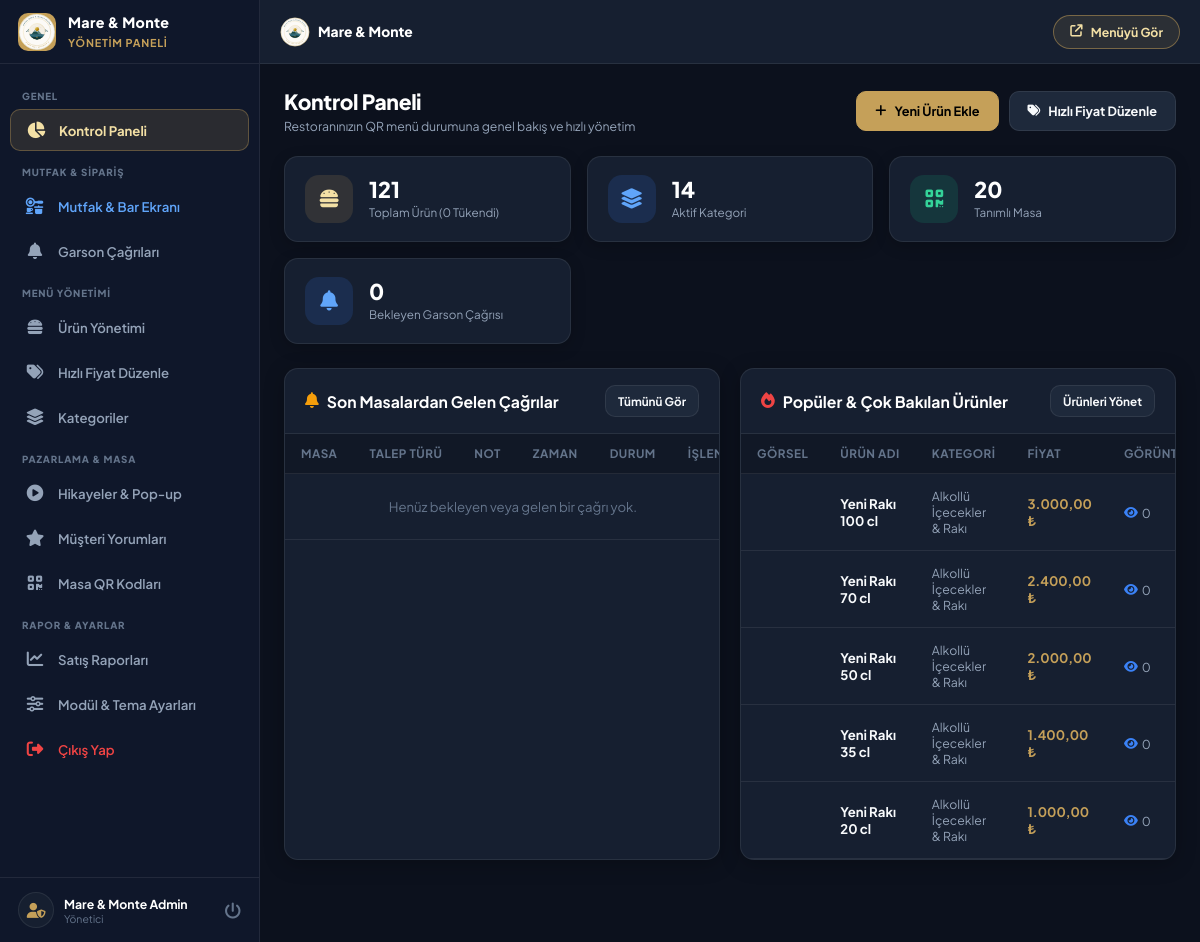
The page /admin/index.php (signed in) on the database its author committed.
### tables this page shows
CREATE TABLE products (
        id INTEGER PRIMARY KEY AUTOINCREMENT,
        category_id INT NOT NULL,
        name VARCHAR(200) NOT NULL,
        description TEXT,
        name_en VARCHAR(200) DEFAULT '',
        desc_en TEXT,
        name_ar VARCHAR(200) DEFAULT '',
        desc_ar TEXT,
        name_ru VARCHAR(200) DEFAULT '',
        desc_ru TEXT,
        name_de VARCHAR(200) DEFAULT '',
        desc_de TEXT,
        price DECIMAL(10,2) NOT NULL DEFAULT 0.00,
        old_price DECIMAL(10,2) DEFAULT NULL,
        image VARCHAR(255) DEFAULT '',
        badge VARCHAR(50) DEFAULT '',
        calories INT DEFAULT 0,
        prep_time INT DEFAULT 15,
        allergens VARCHAR(255) DEFAULT '',
        is_available INT DEFAULT 1,
        is_featured INT DEFAULT 0,
        sort_order INT DEFAULT 0,
        view_count INT DEFAULT 0,
        created_at DATETIME DEFAULT CURRENT_TIMESTAMP
    );

CREATE TABLE categories (
        id INTEGER PRIMARY KEY AUTOINCREMENT,
        name VARCHAR(150) NOT NULL,
        slug VARCHAR(150),
        icon VARCHAR(100) DEFAULT 'utensils',
        image VARCHAR(255) DEFAULT '',
        name_en VARCHAR(150) DEFAULT '',
        name_ar VARCHAR(150) DEFAULT '',
        name_ru VARCHAR(150) DEFAULT '',
        name_de VARCHAR(150) DEFAULT '',
        sort_order INT DEFAULT 0,
        is_active INT DEFAULT 1,
        created_at DATETIME DEFAULT CURRENT_TIMESTAMP
    );

### config.php (called while the page is built, shortened)
<?php
function formatPrice($price, $currency = '₺') {
    return number_format((float)$price, 2, ',', '.') . ' ' . $currency;
}

### admin/index.php (the view, shortened to what this page needs)
<?php
require_once __DIR__ . '/header.php';
try {
    $totalProducts = $pdo->query("SELECT COUNT(*) FROM products")->fetchColumn();
    $outOfStock = $pdo->query("SELECT COUNT(*) FROM products WHERE is_available = 0")->fetchColumn();
    $totalCategories = $pdo->query("SELECT COUNT(*) FROM categories")->fetchColumn();
    $totalTables = $pdo->query("SELECT COUNT(*) FROM tables")->fetchColumn();
    $pendingCalls = $pdo->query("SELECT COUNT(*) FROM waiter_calls WHERE status = 'pending'")->fetchColumn();
    $stmtRecentCalls = $pdo->query("SELECT * FROM waiter_calls ORDER BY created_at DESC LIMIT 6");
    $recentCalls = $stmtRecentCalls->fetchAll();
    $stmtPopular = $pdo->query("SELECT p.*, c.name as cat_name FROM products p LEFT JOIN categories c ON p.category_id = c.id ORDER BY p.view_count DESC, p.id DESC LIMIT 5");
    $popularProducts = $stmtPopular->fetchAll();
} catch (Exception $e) {
    $totalProducts = $outOfStock = $totalCategories = $totalTables = $pendingCalls = 0;
    $recentCalls = [];
    $popularProducts = [];
}
?>
<div class="page-header">
    <div class="page-title">
        <h1>Kontrol Paneli</h1>
        <p>Restoranınızın QR menü durumuna genel bakış ve hızlı yönetim</p>
    </div>
    <div style="display: flex; gap: 10px;">
        <a href="products.php" class="btn btn-primary">
            <i class="fas fa-plus"></i> Yeni Ürün Ekle
        </a>
        <a href="quick-price.php" class="btn btn-secondary">
            <i class="fas fa-tags"></i> Hızlı Fiyat Düzenle
        </a>
    </div>
</div>
<div class="stats-grid">
    <div class="stat-card">
        <div class="stat-icon primary">
            <i class="fas fa-burger"></i>
        </div>
        <div class="stat-data">
            <h3><?php echo $totalProducts; ?></h3>
            <span>Toplam Ürün (<?php echo $outOfStock; ?> Tükendi)</span>
        </div>
    </div>
    <div class="stat-card">
        <div class="stat-icon info">
            <i class="fas fa-layer-group"></i>
        </div>
        <div class="stat-data">
            <h3><?php echo $totalCategories; ?></h3>
            <span>Aktif Kategori</span>
        </div>
    </div>
    <div class="stat-card">
        <div class="stat-icon success">
            <i class="fas fa-qrcode"></i>
        </div>
        <div class="stat-data">
            <h3><?php echo $totalTables; ?></h3>
            <span>Tanımlı Masa</span>
        </div>
    </div>
    <div class="stat-card">
        <div class="stat-icon <?php echo $pendingCalls > 0 ? 'danger' : 'info'; ?>">
            <i class="fas fa-bell"></i>
        </div>
        <div class="stat-data">
            <h3><?php echo $pendingCalls; ?></h3>
            <span>Bekleyen Garson Çağrısı</span>
        </div>
    </div>
</div>
<div style="display: grid; grid-template-columns: repeat(auto-fit, minmax(min(100%, 340px), 1fr)); gap: 20px;">
    <div class="card">
        <div class="card-header">
            <h3 class="card-title"><i class="fas fa-bell" style="color:var(--warning);"></i> Son Masalardan Gelen Çağrılar</h3>
            <a href="waiter-calls.php" class="btn btn-secondary btn-sm">Tümünü Gör</a>
        </div>
        <div class="card-body" style="padding: 0;">
            <div class="table-responsive desktop-table-view">
                <table class="admin-table">
                    <thead>
                        <tr>
                            <th>Masa</th>
                            <th>Talep Türü</th>
                            <th>Not</th>
                            <th>Zaman</th>
                            <th>Durum</th>
                            <th>İşlem</th>
                        </tr>
                    </thead>
                    <tbody>
                        <?php if (empty($recentCalls)): ?>
                            <tr>
                                <td colspan="6" style="text-align: center; padding: 24px; color: var(--text-dim);">
                                    Henüz bekleyen veya gelen bir çağrı yok.
                                </td>
                            </tr>
                        <?php endif; ?>
                    </tbody>
                </table>
            </div>
        </div>
    </div>
    <div class="card">
        <div class="card-header">
            <h3 class="card-title"><i class="fas fa-fire" style="color:var(--danger);"></i> Popüler & Çok Bakılan Ürünler</h3>
            <a href="products.php" class="btn btn-secondary btn-sm">Ürünleri Yönet</a>
        </div>
        <div class="card-body" style="padding: 0;">
            <div class="table-responsive desktop-table-view">
                <table class="admin-table">
                    <thead>
                        <tr>
                            <th>Görsel</th>
                            <th>Ürün Adı</th>
                            <th>Kategori</th>
                            <th>Fiyat</th>
                            <th>Görüntülenme</th>
                        </tr>
                    </thead>
                    <tbody>
                        <?php if (empty($popularProducts)): ?>
                            <tr>
                                <td colspan="5" style="text-align: center; padding: 24px; color: var(--text-dim);">
                                    Henüz ürün görüntülenmesi kaydedilmedi.
                                </td>
                            </tr>
                        <?php else: ?>
                            <?php foreach ($popularProducts as $prod): ?>
                                <tr>
                                    <td>
                                    </td>
                                    <td>
                                        <strong><?php echo htmlspecialchars($prod['name']); ?></strong>
                                    </td>
                                    <td style="color: var(--text-muted); font-size:0.82rem;">
                                        <?php echo htmlspecialchars($prod['cat_name'] ?: 'Kategorisiz'); ?>
                                    </td>
                                    <td style="font-weight: 700; color: var(--primary);">
                                        <?php echo formatPrice($prod['price']); ?>
                                    </td>
                                    <td>
                                        <span style="display:inline-flex;align-items:center;gap:4px;color:var(--text-muted);font-size:0.82rem;">
                                            <i class="fas fa-eye" style="color:var(--info);"></i>
                                            <?php echo (int)$prod['view_count']; ?>
                                        </span>
                                    </td>
                                </tr>
                            <?php endforeach; ?>
                        <?php endif; ?>
                    </tbody>
                </table>
            </div>
        </div>
    </div>
</div>
<?php require_once __DIR__ . '/footer.php'; ?>

### admin/header.php (shortened to what this page needs)
<?php
$currentPage = basename($_SERVER['PHP_SELF']);
$adminName = $_SESSION['admin_name'] ?? 'Yönetici';
?>
<!DOCTYPE html>
<html lang="tr">
<head>
    <link rel="stylesheet" href="https://cdnjs.cloudflare.com/ajax/libs/font-awesome/6.4.0/css/all.min.css">
    <link rel="stylesheet" href="../assets/css/admin.css?v=<?php echo time(); ?>">
</head>
<body>
    <aside class="admin-sidebar" id="adminSidebar">
        <div class="sidebar-header">
            <div class="sidebar-logo-icon">
                <img src="../assets/images/maremonte_logo.svg" alt="Mare & Monte">
            </div>
            <div class="sidebar-brand-text">
                <h2>Mare &amp; Monte</h2>
                <span>Yönetim Paneli</span>
            </div>
        </div>
        <nav class="sidebar-nav">
            <div class="nav-section-label">GENEL</div>
            <a href="index.php" class="nav-link <?php echo $currentPage === 'index.php' ? 'active' : ''; ?>">
                <i class="fas fa-chart-pie"></i>
                <span>Kontrol Paneli</span>
            </a>
            <div class="nav-section-label">MUTFAK & SİPARİŞ</div>
            <a href="kitchen.php" class="nav-link <?php echo $currentPage === 'kitchen.php' ? 'active' : ''; ?>" style="color: #60a5fa;">
                <i class="fas fa-kitchen-set"></i>
                <span>Mutfak & Bar Ekranı</span>
            </a>
            <a href="waiter-calls.php" class="nav-link <?php echo $currentPage === 'waiter-calls.php' ? 'active' : ''; ?>">
                <i class="fas fa-bell"></i>
                <span>Garson Çağrıları</span>
            </a>
            <div class="nav-section-label">MENÜ YÖNETİMİ</div>
            <a href="products.php" class="nav-link <?php echo $currentPage === 'products.php' ? 'active' : ''; ?>">
                <i class="fas fa-burger"></i>
                <span>Ürün Yönetimi</span>
            </a>
            <a href="quick-price.php" class="nav-link <?php echo $currentPage === 'quick-price.php' ? 'active' : ''; ?>">
                <i class="fas fa-tags"></i>
                <span>Hızlı Fiyat Düzenle</span>
            </a>
            <a href="categories.php" class="nav-link <?php echo $currentPage === 'categories.php' ? 'active' : ''; ?>">
                <i class="fas fa-layer-group"></i>
                <span>Kategoriler</span>
            </a>
            <div class="nav-section-label">PAZARLAMA & MASA</div>
            <a href="stories.php" class="nav-link <?php echo $currentPage === 'stories.php' ? 'active' : ''; ?>">
                <i class="fas fa-circle-play"></i>
                <span>Hikayeler & Pop-up</span>
            </a>
            <a href="feedback.php" class="nav-link <?php echo $currentPage === 'feedback.php' ? 'active' : ''; ?>">
                <i class="fas fa-star"></i>
                <span>Müşteri Yorumları</span>
            </a>
            <a href="tables.php" class="nav-link <?php echo $currentPage === 'tables.php' ? 'active' : ''; ?>">
                <i class="fas fa-qrcode"></i>
                <span>Masa QR Kodları</span>
            </a>
            <div class="nav-section-label">RAPOR & AYARLAR</div>
            <a href="reports.php" class="nav-link <?php echo $currentPage === 'reports.php' ? 'active' : ''; ?>">
                <i class="fas fa-chart-line"></i>
                <span>Satış Raporları</span>
            </a>
            <a href="settings.php" class="nav-link <?php echo $currentPage === 'settings.php' ? 'active' : ''; ?>">
                <i class="fas fa-sliders"></i>
                <span>Modül & Tema Ayarları</span>
            </a>
            <a href="logout.php" class="nav-link" style="color: #ef4444;">
                <i class="fas fa-right-from-bracket"></i>
                <span>Çıkış Yap</span>
            </a>
        </nav>
        <div class="sidebar-footer">
            <div class="admin-profile">
                <div class="admin-avatar">
                    <i class="fas fa-user-shield"></i>
                </div>
                <div>
                    <div class="admin-name"><?php echo htmlspecialchars($adminName); ?></div>
                    <div class="admin-role">Yönetici</div>
                </div>
            </div>
            <a href="logout.php" title="Çıkış" style="color: var(--text-dim); text-decoration:none; font-size:1.1rem;">
                <i class="fas fa-power-off"></i>
            </a>
        </div>
    </aside>
    <div class="admin-main">
        <header class="admin-topbar">
            <div style="display:flex; align-items:center; gap:12px;">
                <div class="topbar-brand" style="display:flex; align-items:center; gap:8px;">
                    <img src="../assets/images/maremonte_logo.svg" style="width:30px; height:30px; border-radius:50%;" alt="Logo">
                    <span style="font-size:0.92rem; font-weight:800; color:#fff;">Mare &amp; Monte</span>
                </div>
            </div>
            <div class="topbar-actions">
                <a href="../index.php" target="_blank" class="btn-preview" title="Müşteri Görünümü">
                    <i class="fas fa-arrow-up-right-from-square"></i>
                    <span>Menüyü Gör</span>
                </a>
            </div>
        </header>
        <main class="admin-content">

### admin/footer.php (shortened to what this page needs)
        </main>
    </div>
</body>
</html>

### rows shown on the page
products: name "Yeni Rakı 100 cl", category.name "Alkollü İçecekler & Rakı", price "3.000,00 ₺", view_count "0"
products: name "Yeni Rakı 70 cl", category.name "Alkollü İçecekler & Rakı", price "2.400,00 ₺", view_count "0"
products: name "Yeni Rakı 50 cl", category.name "Alkollü İçecekler & Rakı", price "2.000,00 ₺", view_count "0"
products: name "Yeni Rakı 35 cl", category.name "Alkollü İçecekler & Rakı", price "1.400,00 ₺", view_count "0"
products: name "Yeni Rakı 20 cl", category.name "Alkollü İçecekler & Rakı", price "1.000,00 ₺", view_count "0"

### other values the page prints
$adminName "Mare & Monte Admin"
$totalProducts "121"
$outOfStock "0"
$totalCategories "14"
$totalTables "20"
$pendingCalls "0"
